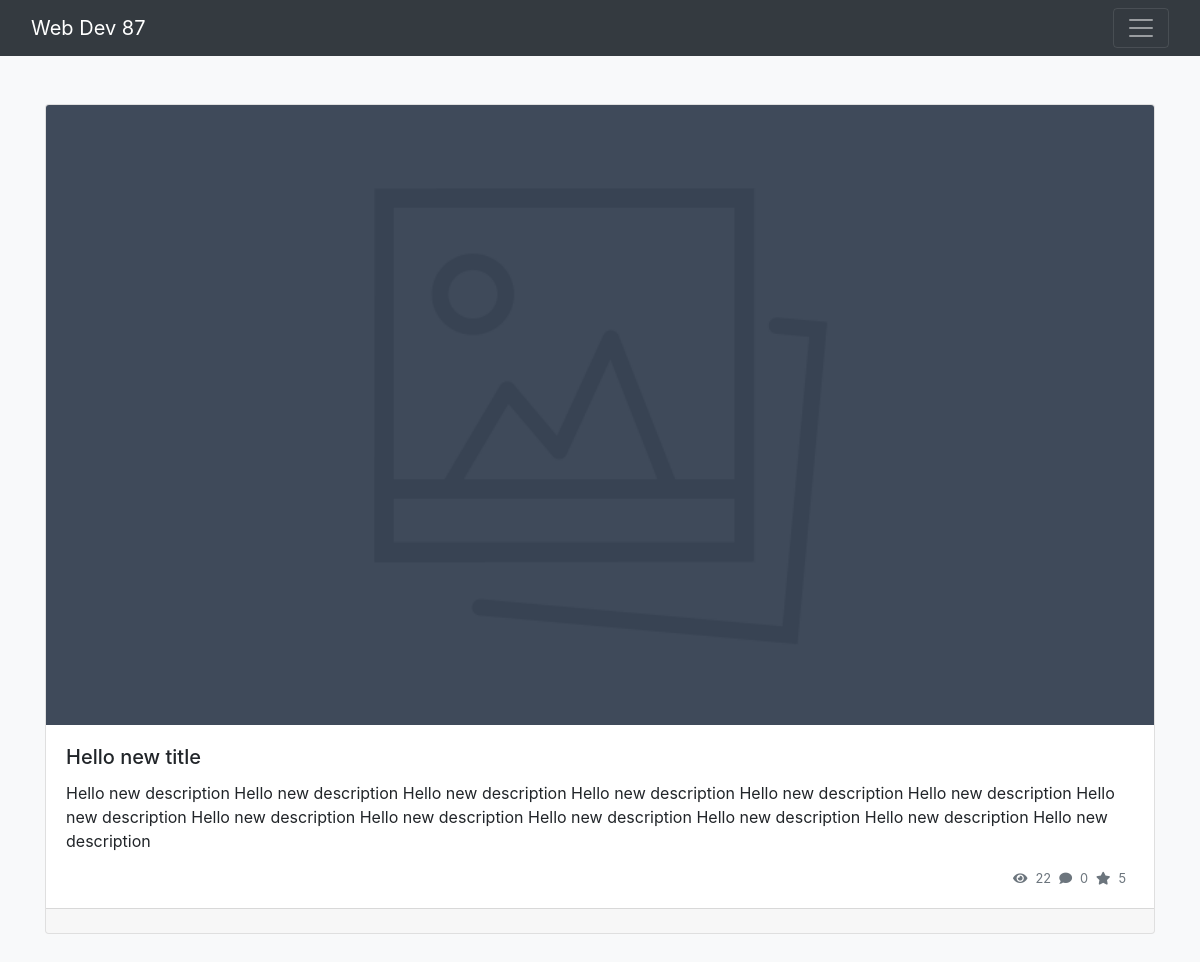
The app's page /detail.php?pid=2 with its own data.
### tables this page shows
CREATE TABLE `post` (
  `id` int(11) NOT NULL,
  `title` varchar(255) NOT NULL,
  `description` text NOT NULL,
  `author_id` int(11) NOT NULL,
  `views` int(11) NOT NULL,
  `category_id` int(11) NOT NULL,
  `cover` text
);

### detail.php (the view, shortened to what this page needs)
<!doctype html>
<html lang="en">
<head>
    <?php include "components/head.php"; ?>
</head>
<body>
    <?php include "components/header.php"; ?>
    <main>
        <div class="album py-5 bg-light">
            <div class="container">
                <?php
                $pid = $_GET['pid'];
                $query = $db->query("SELECT post.id, post.title, post.description, post.views, post.cover, AVG(review.mark) as rating, COUNT(review.id) as rev_count FROM post LEFT OUTER JOIN review ON post.id=review.post_id WHERE post.id=$pid GROUP BY post.id");
                $post = $query->fetch_object();
                $post->cover = !$post->cover ? 'images/template.png' : $post->cover;
                ?>
                <div class="row row-cols-1">
                    <div class="col">
                        <div class="card shadow-sm" >
                            <img class="card-img-top" src="<?=$post->cover?>" alt="Card image cap" height="620" style="object-fit: cover;">
                            <div class="card-body">
                                <h5 class="card-title"><?=$post->title?></h5>
                                <p class="card-text">
                                    <?= $post->description; ?>
                                </p>
                                <div class="d-flex justify-content-end align-items-center">
                                    <small class="text-muted" style="margin-right:8px;"><i class="fas fa-eye" style="margin-right:8px;"></i><?= $post->views ?></small>
                                    <small class="text-muted" style="margin-right:8px;"><i class="fas fa-comment" style="margin-right:8px;"></i><?= $post->rev_count ?></small>
                                    <small class="text-muted" style="margin-right:8px;"><i class="fas fa-star" style="margin-right:8px;"></i><?php echo $post->rating == 0 ? 5 : number_format($post->rating, 1) ?></small>
                                </div>
                            </div>
                            <div class="card-footer">
                            </div>
                        </div>
                    </div>
                </div>
            </div>
        </div>
    </main>
</body>
</html>

### records on screen
post: title "Hello new title", description "Hello new description Hello new description Hello new description Hello new description Hello new description Hello new description Hello new description Hello new description Hello new description Hello new description Hello new description Hello new description Hello new description", views "22"

### other values on screen
$post->rev_count "0"
